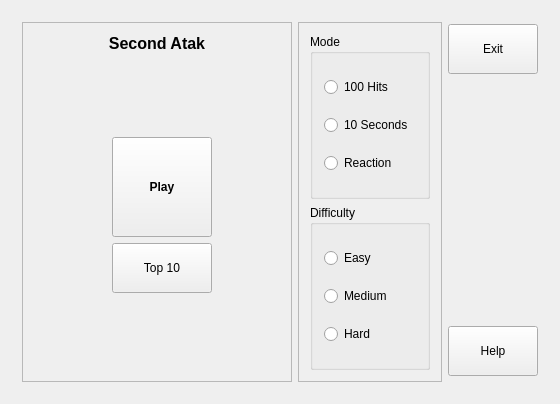
<?xml version="1.0" encoding="UTF-8"?>
<ui version="4.0">
 <class>MainWindow</class>
 <widget class="QMainWindow" name="MainWindow">
  <property name="geometry">
   <rect>
    <x>0</x>
    <y>0</y>
    <width>560</width>
    <height>402</height>
   </rect>
  </property>
  <property name="windowTitle">
   <string>MainWindow</string>
  </property>
  <widget class="QWidget" name="centralWidget">
   <layout class="QGridLayout" name="gridLayout_5">
    <item row="0" column="0">
     <widget class="QStackedWidget" name="stack">
      <property name="currentIndex">
       <number>0</number>
      </property>
      <widget class="QWidget" name="pageMenu">
       <layout class="QGridLayout" name="gridLayout_6">
        <item row="0" column="0" rowspan="4">
         <widget class="QFrame" name="frame_4">
          <property name="frameShape">
           <enum>QFrame::StyledPanel</enum>
          </property>
          <property name="frameShadow">
           <enum>QFrame::Raised</enum>
          </property>
          <layout class="QGridLayout" name="gridLayout_2">
           <item row="0" column="0" colspan="3">
            <widget class="QLabel" name="label_3">
             <property name="font">
              <font>
               <pointsize>12</pointsize>
               <weight>75</weight>
               <bold>true</bold>
              </font>
             </property>
             <property name="text">
              <string>Second Atak</string>
             </property>
             <property name="alignment">
              <set>Qt::AlignCenter</set>
             </property>
            </widget>
           </item>
           <item row="2" column="0">
            <spacer name="horizontalSpacer_2">
             <property name="orientation">
              <enum>Qt::Horizontal</enum>
             </property>
             <property name="sizeHint" stdset="0">
              <size>
               <width>72</width>
               <height>97</height>
              </size>
             </property>
            </spacer>
           </item>
           <item row="2" column="1">
            <widget class="QPushButton" name="btnPlayMenu">
             <property name="sizePolicy">
              <sizepolicy hsizetype="Preferred" vsizetype="MinimumExpanding">
               <horstretch>0</horstretch>
               <verstretch>0</verstretch>
              </sizepolicy>
             </property>
             <property name="minimumSize">
              <size>
               <width>100</width>
               <height>100</height>
              </size>
             </property>
             <property name="maximumSize">
              <size>
               <width>100</width>
               <height>100</height>
              </size>
             </property>
             <property name="font">
              <font>
               <pointsize>9</pointsize>
               <weight>75</weight>
               <bold>true</bold>
              </font>
             </property>
             <property name="layoutDirection">
              <enum>Qt::LeftToRight</enum>
             </property>
             <property name="styleSheet">
              <string notr="true">padding:9px</string>
             </property>
             <property name="text">
              <string>Play</string>
             </property>
            </widget>
           </item>
           <item row="2" column="2">
            <spacer name="horizontalSpacer">
             <property name="orientation">
              <enum>Qt::Horizontal</enum>
             </property>
             <property name="sizeHint" stdset="0">
              <size>
               <width>40</width>
               <height>20</height>
              </size>
             </property>
            </spacer>
           </item>
           <item row="3" column="1">
            <widget class="QPushButton" name="btnScoreMenu">
             <property name="minimumSize">
              <size>
               <width>90</width>
               <height>50</height>
              </size>
             </property>
             <property name="maximumSize">
              <size>
               <width>100</width>
               <height>16777215</height>
              </size>
             </property>
             <property name="styleSheet">
              <string notr="true">padding:9px</string>
             </property>
             <property name="text">
              <string>Top 10</string>
             </property>
            </widget>
           </item>
           <item row="4" column="1">
            <spacer name="verticalSpacer_3">
             <property name="orientation">
              <enum>Qt::Vertical</enum>
             </property>
             <property name="sizeHint" stdset="0">
              <size>
               <width>20</width>
               <height>40</height>
              </size>
             </property>
            </spacer>
           </item>
           <item row="1" column="1">
            <spacer name="verticalSpacer_4">
             <property name="orientation">
              <enum>Qt::Vertical</enum>
             </property>
             <property name="sizeHint" stdset="0">
              <size>
               <width>20</width>
               <height>40</height>
              </size>
             </property>
            </spacer>
           </item>
          </layout>
         </widget>
        </item>
        <item row="0" column="1" rowspan="4">
         <widget class="QFrame" name="frame_2">
          <property name="frameShape">
           <enum>QFrame::StyledPanel</enum>
          </property>
          <property name="frameShadow">
           <enum>QFrame::Raised</enum>
          </property>
          <property name="lineWidth">
           <number>1</number>
          </property>
          <layout class="QGridLayout" name="gridLayout_11">
           <item row="0" column="0">
            <widget class="QGroupBox" name="groupBox_4">
             <property name="title">
              <string>Mode</string>
             </property>
             <layout class="QGridLayout" name="gridLayout_12">
              <item row="0" column="0">
               <widget class="QRadioButton" name="rdo100hit">
                <property name="focusPolicy">
                 <enum>Qt::NoFocus</enum>
                </property>
                <property name="styleSheet">
                 <string notr="true"/>
                </property>
                <property name="text">
                 <string>100 Hits</string>
                </property>
               </widget>
              </item>
              <item row="1" column="0">
               <widget class="QRadioButton" name="rdo10sec">
                <property name="focusPolicy">
                 <enum>Qt::NoFocus</enum>
                </property>
                <property name="styleSheet">
                 <string notr="true"/>
                </property>
                <property name="text">
                 <string>10 Seconds</string>
                </property>
               </widget>
              </item>
              <item row="2" column="0">
               <widget class="QRadioButton" name="rdoReact">
                <property name="focusPolicy">
                 <enum>Qt::NoFocus</enum>
                </property>
                <property name="text">
                 <string>Reaction</string>
                </property>
               </widget>
              </item>
             </layout>
            </widget>
           </item>
           <item row="1" column="0">
            <widget class="QGroupBox" name="gbDifficultyMain">
             <property name="minimumSize">
              <size>
               <width>120</width>
               <height>0</height>
              </size>
             </property>
             <property name="title">
              <string>Difficulty</string>
             </property>
             <layout class="QGridLayout" name="gridLayout_13">
              <item row="2" column="0">
               <widget class="QRadioButton" name="rdoMedium">
                <property name="focusPolicy">
                 <enum>Qt::NoFocus</enum>
                </property>
                <property name="styleSheet">
                 <string notr="true"/>
                </property>
                <property name="text">
                 <string>Medium</string>
                </property>
               </widget>
              </item>
              <item row="3" column="0">
               <widget class="QRadioButton" name="rdoHard">
                <property name="focusPolicy">
                 <enum>Qt::NoFocus</enum>
                </property>
                <property name="styleSheet">
                 <string notr="true"/>
                </property>
                <property name="text">
                 <string>Hard</string>
                </property>
               </widget>
              </item>
              <item row="1" column="0">
               <widget class="QRadioButton" name="rdoEasy">
                <property name="focusPolicy">
                 <enum>Qt::NoFocus</enum>
                </property>
                <property name="styleSheet">
                 <string notr="true"/>
                </property>
                <property name="text">
                 <string>Easy</string>
                </property>
               </widget>
              </item>
             </layout>
            </widget>
           </item>
          </layout>
         </widget>
        </item>
        <item row="0" column="2">
         <widget class="QPushButton" name="btnExit">
          <property name="minimumSize">
           <size>
            <width>90</width>
            <height>50</height>
           </size>
          </property>
          <property name="maximumSize">
           <size>
            <width>16777215</width>
            <height>45</height>
           </size>
          </property>
          <property name="layoutDirection">
           <enum>Qt::LeftToRight</enum>
          </property>
          <property name="styleSheet">
           <string notr="true">padding:9px</string>
          </property>
          <property name="text">
           <string>Exit</string>
          </property>
         </widget>
        </item>
        <item row="1" column="2">
         <spacer name="verticalSpacer_6">
          <property name="orientation">
           <enum>Qt::Vertical</enum>
          </property>
          <property name="sizeHint" stdset="0">
           <size>
            <width>20</width>
            <height>40</height>
           </size>
          </property>
         </spacer>
        </item>
        <item row="2" column="2">
         <widget class="QPushButton" name="btnHelp">
          <property name="minimumSize">
           <size>
            <width>90</width>
            <height>50</height>
           </size>
          </property>
          <property name="styleSheet">
           <string notr="true">padding:9px</string>
          </property>
          <property name="text">
           <string>Help</string>
          </property>
         </widget>
        </item>
       </layout>
      </widget>
      <widget class="QWidget" name="pageGame">
       <layout class="QGridLayout" name="gridLayout">
        <item row="0" column="0" rowspan="10">
         <widget class="QFrame" name="frameArea">
          <property name="frameShape">
           <enum>QFrame::StyledPanel</enum>
          </property>
          <property name="frameShadow">
           <enum>QFrame::Raised</enum>
          </property>
          <widget class="QLabel" name="lblGameMessage">
           <property name="geometry">
            <rect>
             <x>10</x>
             <y>70</y>
             <width>401</width>
             <height>61</height>
            </rect>
           </property>
           <property name="font">
            <font>
             <pointsize>10</pointsize>
             <weight>75</weight>
             <bold>true</bold>
            </font>
           </property>
           <property name="text">
            <string/>
           </property>
           <property name="alignment">
            <set>Qt::AlignCenter</set>
           </property>
          </widget>
         </widget>
        </item>
        <item row="2" column="1">
         <widget class="QLabel" name="label">
          <property name="text">
           <string>Time</string>
          </property>
         </widget>
        </item>
        <item row="3" column="1">
         <widget class="QLCDNumber" name="lcdTime">
          <property name="minimumSize">
           <size>
            <width>0</width>
            <height>45</height>
           </size>
          </property>
          <property name="maximumSize">
           <size>
            <width>90</width>
            <height>16777215</height>
           </size>
          </property>
          <property name="styleSheet">
           <string notr="true"/>
          </property>
          <property name="frameShape">
           <enum>QFrame::Box</enum>
          </property>
          <property name="frameShadow">
           <enum>QFrame::Raised</enum>
          </property>
          <property name="smallDecimalPoint">
           <bool>true</bool>
          </property>
          <property name="numDigits">
           <number>4</number>
          </property>
          <property name="digitCount">
           <number>4</number>
          </property>
         </widget>
        </item>
        <item row="4" column="1">
         <widget class="QLabel" name="label_2">
          <property name="text">
           <string>Hits</string>
          </property>
         </widget>
        </item>
        <item row="5" column="1">
         <widget class="QLCDNumber" name="lcdScore">
          <property name="minimumSize">
           <size>
            <width>0</width>
            <height>45</height>
           </size>
          </property>
          <property name="numDigits">
           <number>3</number>
          </property>
          <property name="digitCount">
           <number>3</number>
          </property>
         </widget>
        </item>
        <item row="7" column="1">
         <spacer name="verticalSpacer">
          <property name="orientation">
           <enum>Qt::Vertical</enum>
          </property>
          <property name="sizeHint" stdset="0">
           <size>
            <width>77</width>
            <height>48</height>
           </size>
          </property>
         </spacer>
        </item>
        <item row="8" column="1">
         <widget class="QPushButton" name="btnStart">
          <property name="minimumSize">
           <size>
            <width>90</width>
            <height>50</height>
           </size>
          </property>
          <property name="styleSheet">
           <string notr="true">padding:9px</string>
          </property>
          <property name="text">
           <string>Start</string>
          </property>
         </widget>
        </item>
        <item row="0" column="1">
         <widget class="QPushButton" name="btnBackGame">
          <property name="minimumSize">
           <size>
            <width>90</width>
            <height>50</height>
           </size>
          </property>
          <property name="styleSheet">
           <string notr="true">padding:9px</string>
          </property>
          <property name="text">
           <string>Back</string>
          </property>
         </widget>
        </item>
       </layout>
      </widget>
      <widget class="QWidget" name="pageHelp">
       <layout class="QGridLayout" name="gridLayout_3">
        <item row="0" column="0" rowspan="2">
         <widget class="QFrame" name="frame_3">
          <property name="frameShape">
           <enum>QFrame::StyledPanel</enum>
          </property>
          <property name="frameShadow">
           <enum>QFrame::Raised</enum>
          </property>
          <layout class="QGridLayout" name="gridLayout_4">
           <item row="0" column="0">
            <widget class="QLabel" name="label_4">
             <property name="font">
              <font>
               <pointsize>11</pointsize>
               <weight>75</weight>
               <bold>true</bold>
              </font>
             </property>
             <property name="text">
              <string>Help</string>
             </property>
            </widget>
           </item>
           <item row="1" column="0">
            <widget class="QTextBrowser" name="textBrowser">
             <property name="font">
              <font>
               <pointsize>6</pointsize>
              </font>
             </property>
             <property name="html">
              <string>&lt;!DOCTYPE HTML PUBLIC &quot;-//W3C//DTD HTML 4.0//EN&quot; &quot;http://www.w3.org/TR/REC-html40/strict.dtd&quot;&gt;
&lt;html&gt;&lt;head&gt;&lt;meta name=&quot;qrichtext&quot; content=&quot;1&quot; /&gt;&lt;style type=&quot;text/css&quot;&gt;
p, li { white-space: pre-wrap; }
&lt;/style&gt;&lt;/head&gt;&lt;body style=&quot; font-family:'MS Shell Dlg 2'; font-size:6pt; font-weight:400; font-style:normal;&quot;&gt;
&lt;p style=&quot; margin-top:0px; margin-bottom:0px; margin-left:0px; margin-right:0px; -qt-block-indent:0; text-indent:0px;&quot;&gt;&lt;span style=&quot; font-size:8pt;&quot;&gt;Second Atak 1.1.0&lt;/span&gt;&lt;/p&gt;
&lt;p style=&quot; margin-top:0px; margin-bottom:0px; margin-left:0px; margin-right:0px; -qt-block-indent:0; text-indent:0px;&quot;&gt;&lt;span style=&quot; font-size:8pt;&quot;&gt;(c) T.Makalainen, 2011&lt;/span&gt;&lt;/p&gt;
&lt;p style=&quot;-qt-paragraph-type:empty; margin-top:0px; margin-bottom:0px; margin-left:0px; margin-right:0px; -qt-block-indent:0; text-indent:0px; font-size:8pt;&quot;&gt;&lt;/p&gt;
&lt;p style=&quot; margin-top:0px; margin-bottom:0px; margin-left:0px; margin-right:0px; -qt-block-indent:0; text-indent:0px;&quot;&gt;&lt;span style=&quot; font-size:8pt;&quot;&gt;Gameplay: Hit button when it appears on the game area, as quickly as you can. When button is clicked, another button appears in random location. Then continue clicking until game is over. Gameplay is different in Reaction-mode, see below. &lt;/span&gt;&lt;/p&gt;
&lt;p style=&quot;-qt-paragraph-type:empty; margin-top:0px; margin-bottom:0px; margin-left:0px; margin-right:0px; -qt-block-indent:0; text-indent:0px; font-size:8pt;&quot;&gt;&lt;/p&gt;
&lt;p style=&quot; margin-top:0px; margin-bottom:0px; margin-left:0px; margin-right:0px; -qt-block-indent:0; text-indent:0px;&quot;&gt;&lt;span style=&quot; font-size:8pt;&quot;&gt;Modes: &lt;/span&gt;&lt;/p&gt;
&lt;p style=&quot; margin-top:0px; margin-bottom:0px; margin-left:0px; margin-right:0px; -qt-block-indent:0; text-indent:0px;&quot;&gt;&lt;span style=&quot; font-size:8pt;&quot;&gt;- In 100 Hits-mode, hit buttons 100 times as quickly as you can. &lt;/span&gt;&lt;/p&gt;
&lt;p style=&quot; margin-top:0px; margin-bottom:0px; margin-left:0px; margin-right:0px; -qt-block-indent:0; text-indent:0px;&quot;&gt;&lt;span style=&quot; font-size:8pt;&quot;&gt;- In 10 Seconds-mode, click as many buttons as possible in 10 seconds. &lt;/span&gt;&lt;/p&gt;
&lt;p style=&quot; margin-top:0px; margin-bottom:0px; margin-left:0px; margin-right:0px; -qt-block-indent:0; text-indent:0px;&quot;&gt;&lt;span style=&quot; font-size:8pt;&quot;&gt;- In Reaction-mode very big button is shown randomly in intervals from 0.5 to 4.5 seconds. Hit three times, and two best times of those reactions are averaged.&lt;/span&gt;&lt;/p&gt;
&lt;p style=&quot;-qt-paragraph-type:empty; margin-top:0px; margin-bottom:0px; margin-left:0px; margin-right:0px; -qt-block-indent:0; text-indent:0px; font-size:8pt;&quot;&gt;&lt;/p&gt;
&lt;p style=&quot; margin-top:0px; margin-bottom:0px; margin-left:0px; margin-right:0px; -qt-block-indent:0; text-indent:0px;&quot;&gt;&lt;span style=&quot; font-size:8pt;&quot;&gt;Levels (not available in Reaction-mode):&lt;/span&gt;&lt;/p&gt;
&lt;p style=&quot; margin-top:0px; margin-bottom:0px; margin-left:0px; margin-right:0px; -qt-block-indent:0; text-indent:0px;&quot;&gt;&lt;span style=&quot; font-size:8pt;&quot;&gt;- Easy: Buttons are quite big, and the location of the next button is shown.&lt;/span&gt;&lt;/p&gt;
&lt;p style=&quot; margin-top:0px; margin-bottom:0px; margin-left:0px; margin-right:0px; -qt-block-indent:0; text-indent:0px;&quot;&gt;&lt;span style=&quot; font-size:8pt;&quot;&gt;- Medium: Buttons are average size, and  location of the next button is shown.&lt;/span&gt;&lt;/p&gt;
&lt;p style=&quot; margin-top:0px; margin-bottom:0px; margin-left:0px; margin-right:0px; -qt-block-indent:0; text-indent:0px;&quot;&gt;&lt;span style=&quot; font-size:8pt;&quot;&gt;- Hard: Buttons are smaller, the location of the next button is not shown.&lt;/span&gt;&lt;/p&gt;
&lt;p style=&quot;-qt-paragraph-type:empty; margin-top:0px; margin-bottom:0px; margin-left:0px; margin-right:0px; -qt-block-indent:0; text-indent:0px; font-size:8pt;&quot;&gt;&lt;/p&gt;
&lt;p style=&quot; margin-top:0px; margin-bottom:0px; margin-left:0px; margin-right:0px; -qt-block-indent:0; text-indent:0px;&quot;&gt;&lt;span style=&quot; font-size:8pt;&quot;&gt;High Scores:&lt;/span&gt;&lt;/p&gt;
&lt;p style=&quot; margin-top:0px; margin-bottom:0px; margin-left:0px; margin-right:0px; -qt-block-indent:0; text-indent:0px;&quot;&gt;&lt;span style=&quot; font-size:8pt;&quot;&gt;- Top 10 lists for each mode and levels are saved. Lists can be cleared using Clear-button.&lt;/span&gt;&lt;/p&gt;
&lt;p style=&quot; margin-top:0px; margin-bottom:0px; margin-left:0px; margin-right:0px; -qt-block-indent:0; text-indent:0px;&quot;&gt;&lt;span style=&quot; font-size:8pt;&quot;&gt;- Lists contain &amp;quot;Hits/second&amp;quot; values, that can be used to compare results between different modes and levels.&lt;/span&gt;&lt;/p&gt;
&lt;p style=&quot;-qt-paragraph-type:empty; margin-top:0px; margin-bottom:0px; margin-left:0px; margin-right:0px; -qt-block-indent:0; text-indent:0px; font-size:8pt;&quot;&gt;&lt;/p&gt;
&lt;p style=&quot; margin-top:0px; margin-bottom:0px; margin-left:0px; margin-right:0px; -qt-block-indent:0; text-indent:0px;&quot;&gt;&lt;span style=&quot; font-size:8pt;&quot;&gt;Tips:&lt;/span&gt;&lt;/p&gt;
&lt;p style=&quot; margin-top:0px; margin-bottom:0px; margin-left:0px; margin-right:0px; -qt-block-indent:0; text-indent:0px;&quot;&gt;&lt;span style=&quot; font-size:8pt;&quot;&gt;- Instead of clicking Start-button, you may click on the game area to start the game.&lt;/span&gt;&lt;/p&gt;
&lt;p style=&quot; margin-top:0px; margin-bottom:0px; margin-left:0px; margin-right:0px; -qt-block-indent:0; text-indent:0px;&quot;&gt;&lt;span style=&quot; font-size:8pt;&quot;&gt;- Try different techniques. Rotate and tilt device and find your fastest fingers to get the best result.&lt;/span&gt;&lt;/p&gt;&lt;/body&gt;&lt;/html&gt;</string>
             </property>
             <property name="textInteractionFlags">
              <set>Qt::NoTextInteraction</set>
             </property>
            </widget>
           </item>
          </layout>
         </widget>
        </item>
        <item row="0" column="1">
         <widget class="QPushButton" name="btnBackHelp">
          <property name="minimumSize">
           <size>
            <width>90</width>
            <height>50</height>
           </size>
          </property>
          <property name="maximumSize">
           <size>
            <width>90</width>
            <height>16777215</height>
           </size>
          </property>
          <property name="styleSheet">
           <string notr="true">padding:9px</string>
          </property>
          <property name="text">
           <string>Back</string>
          </property>
         </widget>
        </item>
        <item row="1" column="1">
         <spacer name="verticalSpacer_2">
          <property name="orientation">
           <enum>Qt::Vertical</enum>
          </property>
          <property name="sizeHint" stdset="0">
           <size>
            <width>20</width>
            <height>307</height>
           </size>
          </property>
         </spacer>
        </item>
       </layout>
      </widget>
      <widget class="QWidget" name="pageScore">
       <layout class="QGridLayout" name="gridLayout_10">
        <item row="0" column="0">
         <widget class="QLabel" name="label_5">
          <property name="font">
           <font>
            <pointsize>11</pointsize>
            <weight>75</weight>
            <bold>true</bold>
           </font>
          </property>
          <property name="text">
           <string>Top 10</string>
          </property>
         </widget>
        </item>
        <item row="0" column="1" rowspan="9">
         <widget class="QFrame" name="frame">
          <property name="frameShape">
           <enum>QFrame::StyledPanel</enum>
          </property>
          <property name="frameShadow">
           <enum>QFrame::Raised</enum>
          </property>
          <layout class="QGridLayout" name="gridLayout_9">
           <item row="0" column="0">
            <widget class="QGroupBox" name="groupBox_3">
             <property name="title">
              <string>Mode</string>
             </property>
             <layout class="QGridLayout" name="gridLayout_7">
              <item row="0" column="0">
               <widget class="QRadioButton" name="rdo100HitsScore">
                <property name="focusPolicy">
                 <enum>Qt::NoFocus</enum>
                </property>
                <property name="styleSheet">
                 <string notr="true"/>
                </property>
                <property name="text">
                 <string>100 Hits</string>
                </property>
               </widget>
              </item>
              <item row="1" column="0">
               <widget class="QRadioButton" name="rdo10SecScore">
                <property name="focusPolicy">
                 <enum>Qt::NoFocus</enum>
                </property>
                <property name="styleSheet">
                 <string notr="true"/>
                </property>
                <property name="text">
                 <string>10 Seconds</string>
                </property>
               </widget>
              </item>
              <item row="2" column="0">
               <widget class="QRadioButton" name="rdoReactionScore">
                <property name="focusPolicy">
                 <enum>Qt::NoFocus</enum>
                </property>
                <property name="text">
                 <string>Reaction</string>
                </property>
               </widget>
              </item>
             </layout>
            </widget>
           </item>
           <item row="1" column="0">
            <widget class="QGroupBox" name="gbDifficulty">
             <property name="minimumSize">
              <size>
               <width>120</width>
               <height>0</height>
              </size>
             </property>
             <property name="title">
              <string>Difficulty</string>
             </property>
             <layout class="QGridLayout" name="gridLayout_8">
              <item row="2" column="0">
               <widget class="QRadioButton" name="rdoMediumScore">
                <property name="focusPolicy">
                 <enum>Qt::NoFocus</enum>
                </property>
                <property name="styleSheet">
                 <string notr="true"/>
                </property>
                <property name="text">
                 <string>Medium</string>
                </property>
               </widget>
              </item>
              <item row="3" column="0">
               <widget class="QRadioButton" name="rdoHardScore">
                <property name="focusPolicy">
                 <enum>Qt::NoFocus</enum>
                </property>
                <property name="styleSheet">
                 <string notr="true"/>
                </property>
                <property name="text">
                 <string>Hard</string>
                </property>
               </widget>
              </item>
              <item row="1" column="0">
               <widget class="QRadioButton" name="rdoEasyScore">
                <property name="focusPolicy">
                 <enum>Qt::NoFocus</enum>
                </property>
                <property name="styleSheet">
                 <string notr="true"/>
                </property>
                <property name="text">
                 <string>Easy</string>
                </property>
               </widget>
              </item>
             </layout>
            </widget>
           </item>
          </layout>
         </widget>
        </item>
        <item row="0" column="2">
         <widget class="QPushButton" name="btnBackScore">
          <property name="minimumSize">
           <size>
            <width>90</width>
            <height>50</height>
           </size>
          </property>
          <property name="maximumSize">
           <size>
            <width>90</width>
            <height>16777215</height>
           </size>
          </property>
          <property name="styleSheet">
           <string notr="true">padding:9px</string>
          </property>
          <property name="text">
           <string>Back</string>
          </property>
         </widget>
        </item>
        <item row="1" column="0" rowspan="8">
         <widget class="QTableWidget" name="tableScores">
          <property name="cornerButtonEnabled">
           <bool>false</bool>
          </property>
         </widget>
        </item>
        <item row="1" column="2">
         <spacer name="horizontalSpacer_9">
          <property name="orientation">
           <enum>Qt::Horizontal</enum>
          </property>
          <property name="sizeType">
           <enum>QSizePolicy::Fixed</enum>
          </property>
          <property name="sizeHint" stdset="0">
           <size>
            <width>80</width>
            <height>109</height>
           </size>
          </property>
         </spacer>
        </item>
        <item row="6" column="2">
         <spacer name="horizontalSpacer_10">
          <property name="orientation">
           <enum>Qt::Horizontal</enum>
          </property>
          <property name="sizeType">
           <enum>QSizePolicy::Fixed</enum>
          </property>
          <property name="sizeHint" stdset="0">
           <size>
            <width>80</width>
            <height>109</height>
           </size>
          </property>
         </spacer>
        </item>
        <item row="7" column="2">
         <widget class="QPushButton" name="btnClearScore">
          <property name="minimumSize">
           <size>
            <width>90</width>
            <height>50</height>
           </size>
          </property>
          <property name="styleSheet">
           <string notr="true">padding:9px</string>
          </property>
          <property name="text">
           <string>Clear</string>
          </property>
         </widget>
        </item>
       </layout>
      </widget>
      <widget class="QWidget" name="pageAbout">
       <layout class="QGridLayout" name="gridLayout_22">
        <item row="0" column="0">
         <widget class="QLabel" name="label_11">
          <property name="font">
           <font>
            <pointsize>11</pointsize>
            <weight>75</weight>
            <bold>true</bold>
           </font>
          </property>
          <property name="text">
           <string>About</string>
          </property>
         </widget>
        </item>
        <item row="0" column="1">
         <widget class="QPushButton" name="btnBackAbout">
          <property name="minimumSize">
           <size>
            <width>90</width>
            <height>50</height>
           </size>
          </property>
          <property name="maximumSize">
           <size>
            <width>90</width>
            <height>16777215</height>
           </size>
          </property>
          <property name="styleSheet">
           <string notr="true">padding:9px</string>
          </property>
          <property name="text">
           <string>Back</string>
          </property>
         </widget>
        </item>
        <item row="1" column="0">
         <widget class="QLabel" name="label_12">
          <property name="font">
           <font>
            <pointsize>12</pointsize>
            <weight>75</weight>
            <bold>true</bold>
           </font>
          </property>
          <property name="text">
           <string>Second Atak 1.1.0</string>
          </property>
          <property name="alignment">
           <set>Qt::AlignCenter</set>
          </property>
         </widget>
        </item>
        <item row="2" column="0">
         <widget class="QLabel" name="label_13">
          <property name="font">
           <font>
            <pointsize>10</pointsize>
           </font>
          </property>
          <property name="text">
           <string>(c) T.Makalainen, 2011</string>
          </property>
          <property name="alignment">
           <set>Qt::AlignCenter</set>
          </property>
         </widget>
        </item>
        <item row="3" column="0">
         <spacer name="verticalSpacer_11">
          <property name="orientation">
           <enum>Qt::Vertical</enum>
          </property>
          <property name="sizeHint" stdset="0">
           <size>
            <width>20</width>
            <height>180</height>
           </size>
          </property>
         </spacer>
        </item>
       </layout>
      </widget>
     </widget>
    </item>
   </layout>
  </widget>
 </widget>
 <layoutdefault spacing="6" margin="11"/>
 <resources/>
 <connections/>
</ui>
